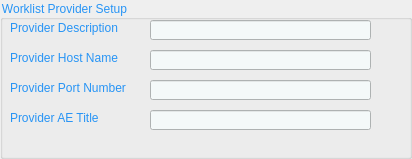
  <widget class="QGroupBox" name="groupBox">
   <property name="geometry">
    <rect>
     <x>11</x>
     <y>11</y>
     <width>412</width>
     <height>159</height>
    </rect>
   </property>
   <property name="styleSheet">
    <string notr="true">QGroupBox{
	color: #2794f5;
}</string>
   </property>
   <property name="title">
    <string>Worklist Provider Setup</string>
   </property>
   <widget class="QLabel" name="label">
    <property name="geometry">
     <rect>
      <x>10</x>
      <y>20</y>
      <width>131</width>
      <height>16</height>
     </rect>
    </property>
    <property name="styleSheet">
     <string notr="true">QLabel{
	color: #2794f5;
}</string>
    </property>
    <property name="text">
     <string>Provider Description</string>
    </property>
   </widget>
   <widget class="QLineEdit" name="lineEdit">
    <property name="geometry">
     <rect>
      <x>150</x>
      <y>20</y>
      <width>221</width>
      <height>20</height>
     </rect>
    </property>
    <property name="styleSheet">
     <string notr="true">QLineEdit{
	background-color: #f4f9f9;
    background-image: url(url(:/new/Images/Chosen Button 1.png));
    background-attachment: fixed;
	color:#7ca2e6;
}</string>
    </property>
   </widget>
   <widget class="QLabel" name="label_2">
    <property name="geometry">
     <rect>
      <x>10</x>
      <y>50</y>
      <width>121</width>
      <height>16</height>
     </rect>
    </property>
    <property name="styleSheet">
     <string notr="true">QLabel{
	color: #2794f5;
}</string>
    </property>
    <property name="text">
     <string>Provider Host Name</string>
    </property>
   </widget>
   <widget class="QLineEdit" name="lineEdit_2">
    <property name="geometry">
     <rect>
      <x>150</x>
      <y>50</y>
      <width>221</width>
      <height>20</height>
     </rect>
    </property>
    <property name="styleSheet">
     <string notr="true">QLineEdit{
	background-color: #f4f9f9;
    background-image: url(url(:/new/Images/Chosen Button 1.png));
    background-attachment: fixed;
	color:#7ca2e6;
}</string>
    </property>
   </widget>
   <widget class="QLabel" name="label_3">
    <property name="geometry">
     <rect>
      <x>10</x>
      <y>80</y>
      <width>131</width>
      <height>16</height>
     </rect>
    </property>
    <property name="styleSheet">
     <string notr="true">QLabel{
	color: #2794f5;
}</string>
    </property>
    <property name="text">
     <string>Provider Port Number</string>
    </property>
   </widget>
   <widget class="QLineEdit" name="lineEdit_3">
    <property name="geometry">
     <rect>
      <x>150</x>
      <y>80</y>
      <width>221</width>
      <height>20</height>
     </rect>
    </property>
    <property name="styleSheet">
     <string notr="true">QLineEdit{
	background-color: #f4f9f9;
    background-image: url(url(:/new/Images/Chosen Button 1.png));
    background-attachment: fixed;
	color:#7ca2e6;
}</string>
    </property>
   </widget>
   <widget class="QLabel" name="label_4">
    <property name="geometry">
     <rect>
      <x>10</x>
      <y>110</y>
      <width>101</width>
      <height>16</height>
     </rect>
    </property>
    <property name="styleSheet">
     <string notr="true">QLabel{
	color: #2794f5;
}</string>
    </property>
    <property name="text">
     <string>Provider AE Title</string>
    </property>
   </widget>
   <widget class="QLineEdit" name="lineEdit_4">
    <property name="geometry">
     <rect>
      <x>150</x>
      <y>110</y>
      <width>221</width>
      <height>20</height>
     </rect>
    </property>
    <property name="styleSheet">
     <string notr="true">QLineEdit{
	background-color: #f4f9f9;
    background-image: url(url(:/new/Images/Chosen Button 1.png));
    background-attachment: fixed;
	color:#7ca2e6;
}</string>
    </property>
   </widget>
  </widget>
